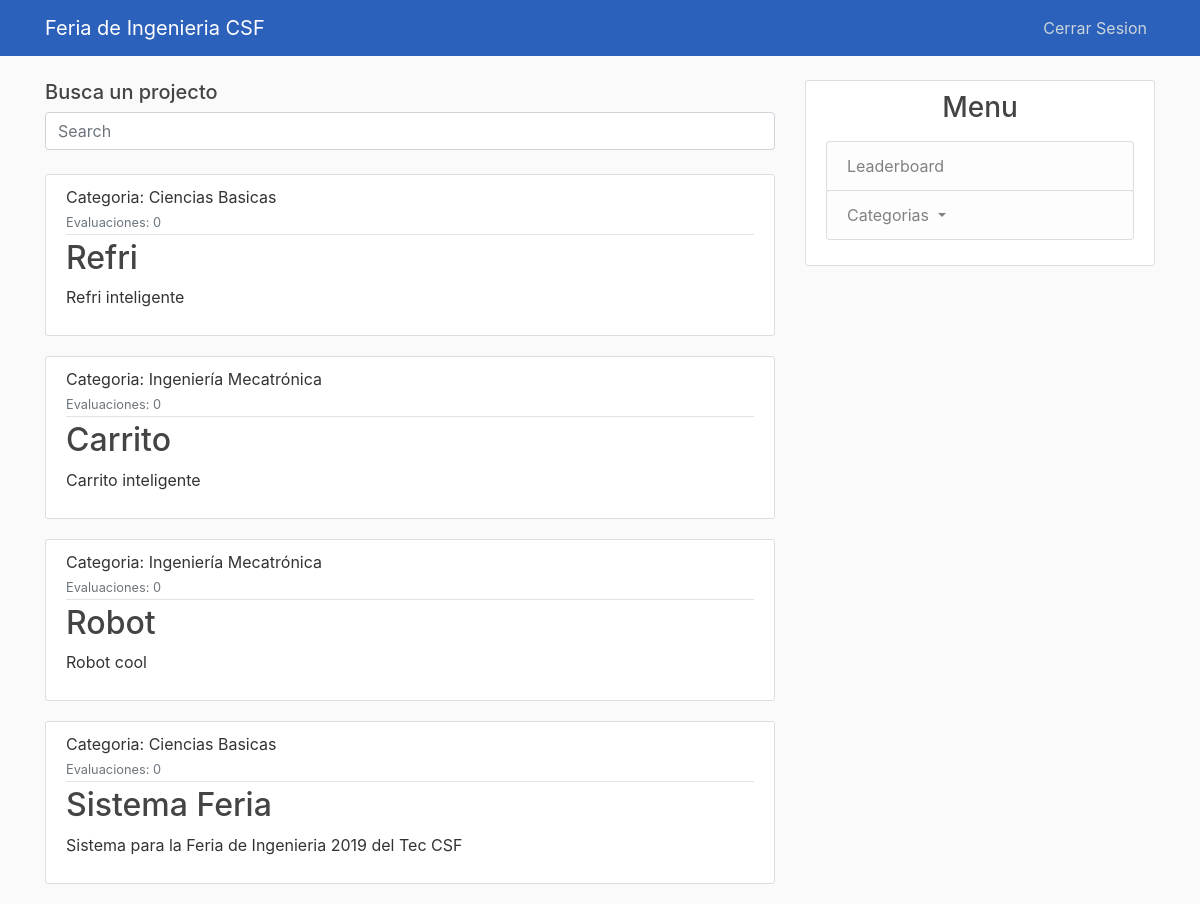
The app's page / (signed in), older data.
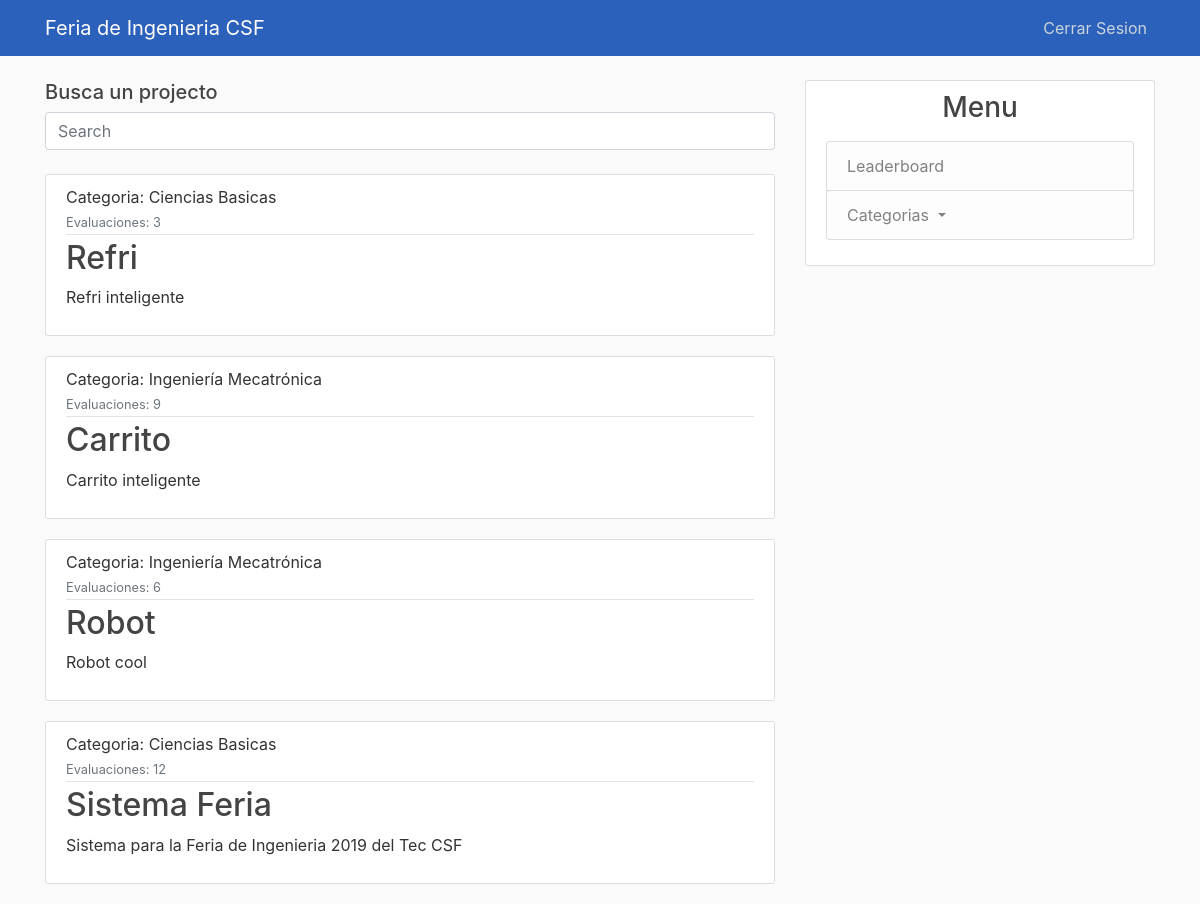
The same page, newer data.
### feria_ing/models.py (models this page shows, shortened)
class Project(models.Model):
    id = models.IntegerField(primary_key=True)
    nombre = models.CharField(max_length=140)
    descripcion = models.TextField()
    categorias = models.ForeignKey(
        Categoria,
        on_delete = models.SET_NULL,
        null = True
    )
    requierements = models.CharField(max_length=140)
    evaluaciones = models.IntegerField()

class Categoria(models.Model):
    abreviacion = models.CharField(max_length=7, primary_key=True)
    nombre = models.CharField(max_length=100)
    num_proyectos = models.IntegerField()
    def __str__(self):
        return self.nombre

### feria_ing/views.py (the view)
# urls.py: path('', views.home, name='feria_ing-home'),
@login_required
def home(request):
    list_al = Alumno.objects.all()
    prof_list = Profesor.objects.all()
    ld_user = request.user
    mat = ld_user.username.split('@')[0]
    print(mat)
    current_user = None
    for al in list_al:
            if al.matricula == mat:
                current_user = al
    if current_user:
        type = True #Es alumno
    else:
        type= False
    for prof in prof_list:
        if prof.matricula == mat:
                current_user = prof
    context = {
        'projects': Project.objects.all(),
        'user_current': current_user,
        'type': type
    }
    return render(request, 'feria_ing/home.html', context)

### feria_ing/templates/feria_ing/home.html
{% extends "feria_ing/base.html" %}
{% block content %}
<h5> Busca un projecto </h5>
  <form method="GET" action = "{% url 'feria_ing-search' %}">
      <input name = "q" class="form-control" type="text" placeholder="Search" aria-label="Search">
  </form>
  <br>
    {% for project in projects %}
        <article class="media content-section">
          <div class="media-body">
            <div class="article-metadata">
                Categoria: {{ project.categorias }}
                <br>
              <small class="text-muted" >Evaluaciones: {{ project.evaluaciones }}</small>
            </div>
            <h2><a class="article-title" href="{% url 'project-detail' project.id %}">{{ project.nombre }}</a></h2>
            <p class="article-content">{{ project.descripcion }}</p>
          </div>
        </article>
    {% endfor %}
{% endblock content %}

### feria_ing/templates/feria_ing/base.html (shortened to what this page needs)
{% load static %}
<!DOCTYPE html>
<html>
<head>
    <link rel="stylesheet" href="https://maxcdn.bootstrapcdn.com/bootstrap/4.0.0/css/bootstrap.min.css">
    <link rel="stylesheet" type="text/css" href="{% static 'feria_ing/style.css' %}">
</head>
<body>
    <header class="site-header">
      <nav class="navbar navbar-expand-md navbar-dark bg-steel fixed-top">
        <div class="container">
          <a class="navbar-brand mr-4" href="{% url 'feria_ing-home' %}">Feria de Ingenieria CSF</a>
          <div class="collapse navbar-collapse" id="navbarToggle">
            <div class="navbar-nav">
              {%if user.is_authenticated %}
              <a class="nav-item nav-link" href="{% url 'profile' %}">{{user_current.nombres}} {{user_current.apellidos}}</a>
              <a class="nav-item nav-link" href="{% url 'logout' %}">Cerrar Sesion</a>
              {%else%}
                <a class="nav-item nav-link" href="{% url 'login' %}">Iniciar Sesion</a>
                <a class="nav-item nav-link" href="{% url 'register' %}">Registrarse</a>
              {%endif%}
            </div>
          </div>
        </div>
      </nav>
    </header>
    <main role="main" class="container">
      <div class="row">
        <div class="col-md-8">
          {% block content %}{% endblock %}
        </div>
        <div class="col-md-4">
          <div class="content-section">
            <h3 style="text-align: center">Menu</h3>
            <p class='text-muted'>
              <ul class="list-group">
                <a class="list-group-item list-group-item-light" href="#" >Leaderboard</a>
                <div class="dropdown list-group">
                    <button class="btn btn-secondary dropdown-toggle list-group-item list-group-item-light" type="button" id="dropdownMenuButton"
                    data-toggle="dropdown" aria-haspopup="true" aria-expanded="false" style="text-align:left;">
                      Categorias
                    </button>
                  </div>
              </ul>
            </p>
          </div>
        </div>
      </div>
    </main>
</body>
</html>

### feria_ing/static/feria_ing/style.css (style rules this page uses)
body { background: #fafafa; color: #333333; margin-top: 5rem; }
h1, h2, h3, h4, h5, h6 { color: #444444; }
ul { margin: 0; }
.bg-steel { background-color: #2b60bb; }
.site-header .navbar-nav .nav-link { color: #cbd5db; }
.content-section { background: #ffffff; padding: 10px 20px; border: 1px solid #dddddd; border-radius: 3px; margin-bottom: 20px; }
.article-title { color: #444444; }
.article-content { white-space: pre-line; }
.article-metadata { padding-bottom: 1px; margin-bottom: 4px; border-bottom: 1px solid #e3e3e3 }

Row changes from the older to the newer data that the page shows:
changed Project "Refri": evaluaciones "0" → "3"
changed Project "Carrito": evaluaciones "0" → "9"
changed Project "Robot": evaluaciones "0" → "6"
changed Project "Sistema Feria": evaluaciones "0" → "12"
